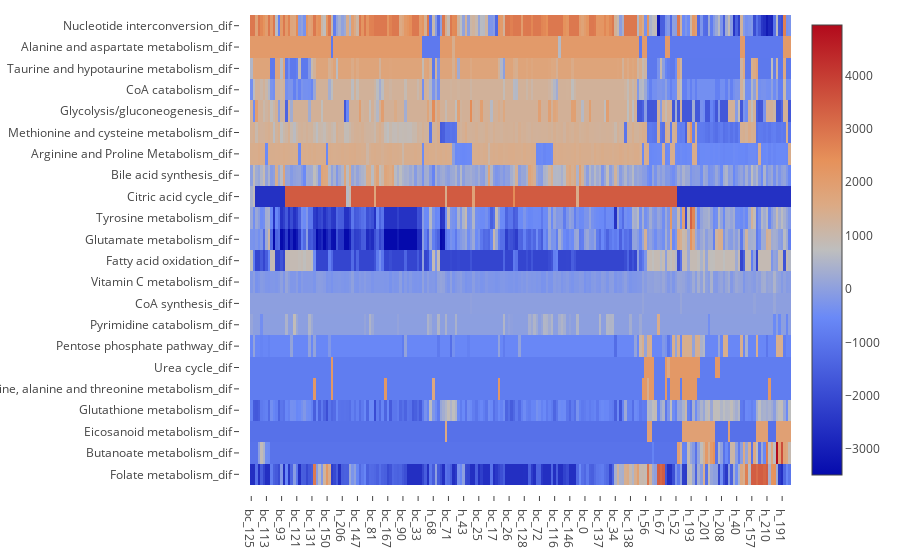

Notebook source saved alongside this figure:
### Code cell
from visualization import HeatmapVisualization

heat = HeatmapVisualization(X_pre, y).iplot_heatmap()

### Figure 1 — Plotly figure (JSON) as saved in the notebook; plotly's stock layout.template omitted (floating-point values rounded to 4 significant figures; data arrays with more than 128 entries replaced by an {"elided": "..."} marker saying what was removed)
{"data": [{"type": "heatmap", "x": {"elided": "214 str values"}, "y": ["Folate metabolism_dif", "Butanoate metabolism_dif", "Eicosanoid metabolism_dif", "Glutathione metabolism_dif", "Glycine, serine, alanine and threonine metabolism_dif", "Urea cycle_dif", "Pentose phosphate pathway_dif", "Pyrimidine catabolism_dif", "CoA synthesis_dif", "Vitamin C metabolism_dif", "Fatty acid oxidation_dif", "Glutamate metabolism_dif", "Tyrosine metabolism_dif", "Citric acid cycle_dif", "Bile acid synthesis_dif", "Arginine and Proline Metabolism_dif", "Methionine and cysteine metabolism_dif", "Glycolysis/gluconeogenesis_dif", "CoA catabolism_dif", "Taurine and hypotaurine metabolism_dif", "Alanine and aspartate metabolism_dif", "Nucleotide interconversion_dif"], "z": {"elided": "22x214 float values"}}], "layout": {"autosize": true, "margin": {"b": 75, "l": 250, "pad": 10, "r": 15, "t": 15}}}
